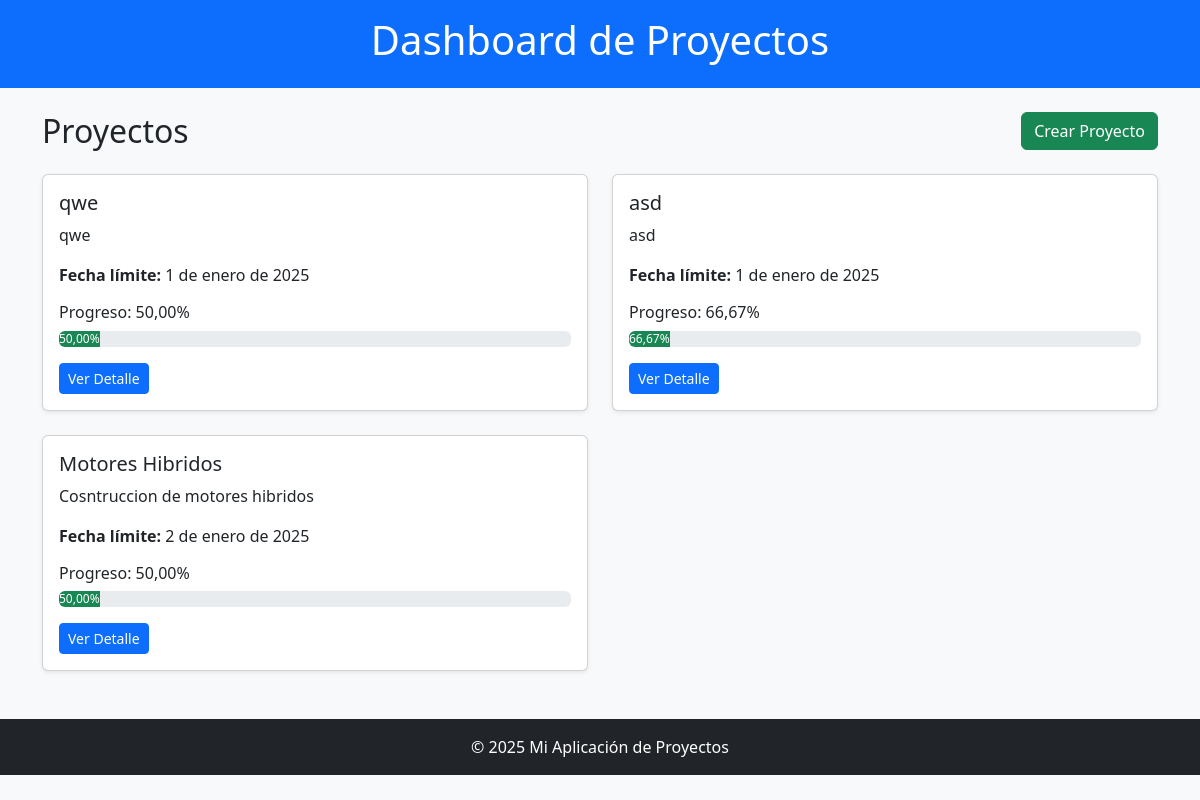
The page / on the database its author committed.
### Aplicaciones/Equipo/models.py (models this page shows, shortened)
class Proyecto(models.Model):
    nombre = models.CharField(max_length=200)
    descripcion = models.TextField()
    fecha_creacion = models.DateField(auto_now_add=True)
    fecha_entrega = models.DateField()
    progreso = models.FloatField(default=0.0)
    def calcular_progreso(self):
        total_tareas = self.tareas.count()
        if total_tareas == 0:
            return 0.0
        tareas_completadas = self.tareas.filter(completada=True).count()
        return (tareas_completadas / total_tareas) * 100

### Aplicaciones/Equipo/views.py (the view)
# urls.py: path('', views.inicio, name='inicio'),
def inicio(request):
    proyectos = Proyecto.objects.all()
    for proyecto in proyectos:
        proyecto.progreso = proyecto.calcular_progreso()
        proyecto.save()
    return render(request, 'inicio.html', {'proyectos': proyectos})

### Aplicaciones/Equipo/templates/inicio.html (shortened to what this page needs)
<!DOCTYPE html>
<html lang="es">
<head>
    <link href="https://cdn.jsdelivr.net/npm/bootstrap@5.3.1/dist/css/bootstrap.min.css" rel="stylesheet">
</head>
<body class="bg-light">
    <header class="bg-primary text-white py-3">
        <div class="container">
            <h1 class="text-center">Dashboard de Proyectos</h1>
        </div>
    </header>
    <main class="container mt-4">
        <div class="row">
            <div class="col-12 mb-4">
                <div class="d-flex justify-content-between align-items-center">
                    <h2 class="mb-0">Proyectos</h2>
                    <a href="{% url 'crear_proyecto' %}" class="btn btn-success">Crear Proyecto</a>
                </div>
            </div>
            {% for proyecto in proyectos %}
            <div class="col-md-6 mb-4">
                <div class="card shadow-sm">
                    <div class="card-body">
                        <h5 class="card-title">{{ proyecto.nombre }}</h5>
                        <p class="card-text">{{ proyecto.descripcion|truncatewords:15 }}</p>
                        <p><strong>Fecha límite:</strong> {{ proyecto.fecha_entrega }}</p>
                        <div class="mb-3">
                            <h6>Progreso: {{ proyecto.progreso|floatformat:2 }}%</h6>
                            <div class="progress">
                                <div class="progress-bar bg-success" role="progressbar" style="width: {{ proyecto.progreso }}%;" aria-valuenow="{{ proyecto.progreso }}" aria-valuemin="0" aria-valuemax="100">
                                    {{ proyecto.progreso|floatformat:2 }}%
                                </div>
                            </div>
                        </div>
                        <a href="{% url 'detalle_proyecto' proyecto.id %}" class="btn btn-primary btn-sm">Ver Detalle</a>
                    </div>
                </div>
            </div>
            {% empty %}
            <div class="col-12">
                <p class="text-muted text-center">No hay proyectos registrados.</p>
            </div>
            {% endfor %}
        </div>
    </main>
    <footer class="bg-dark text-white text-center py-3 mt-4">
        <p class="mb-0">&copy; 2025 Mi Aplicación de Proyectos</p>
    </footer>
</body>
</html>

### rows shown on the page
Proyecto: nombre "qwe", descripcion "qwe", fecha_entrega "1 de enero de 2025", progreso "50,00"
Proyecto: nombre "asd", descripcion "asd", fecha_entrega "1 de enero de 2025", progreso "66,67"
Proyecto: nombre "Motores Hibridos", descripcion "Cosntruccion de motores hibridos", fecha_entrega "2 de enero de 2025", progreso "50,00"
